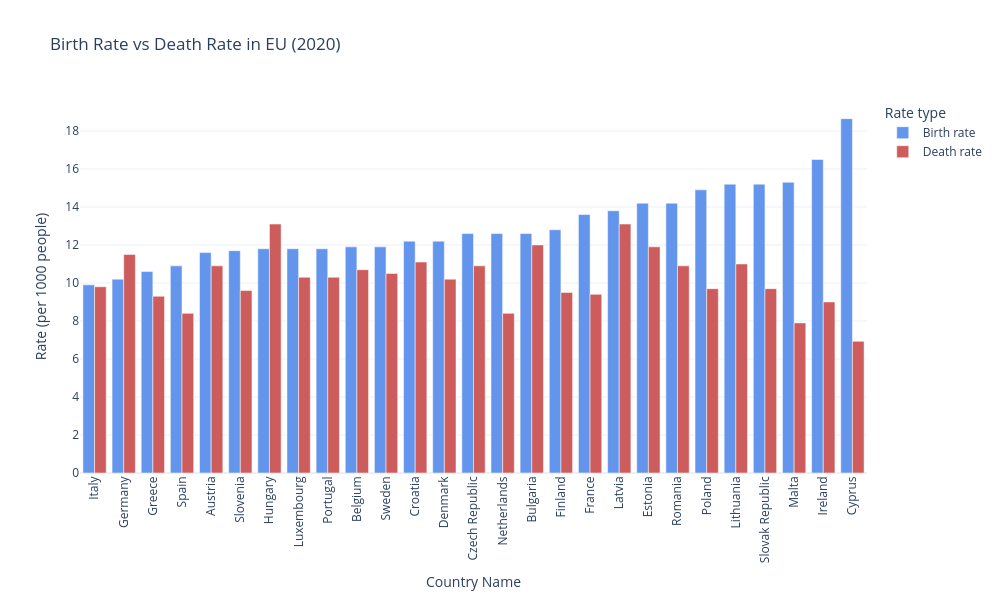

Notebook cell for this chart:
### Code cell
import plotly.express as px

codes_eu = [
    'AUT','BEL','BGR','HRV','CYP','CZE','DNK','EST','FIN','FRA',
    'DEU','GRC','HUN','IRL','ITA','LVA','LTU','LUX','NLD','POL',
    'PRT','ROU','SVK','SVN','ESP','SWE', 'MLT'
]

df_2020 = df[df['year'] == 2020]
df_eu = df_2020[df_2020['Country Code'].isin(codes_eu)]
df_plot = df_eu[['Country Name', 'Birth rate, crude (per 1,000 people)', 'Death rate, crude (per 1,000 people)']]
df_sorted = df_plot.sort_values('Birth rate, crude (per 1,000 people)')

# Unpivot a DataFrame from wide to long format
df_long = df_sorted.melt(id_vars = 'Country Name', var_name = 'Variable', value_name = 'Rate')
df_long['Variable'] = df_long['Variable'].replace({
    'Birth rate, crude (per 1,000 people)': 'Birth rate',
    'Death rate, crude (per 1,000 people)': 'Death rate'
})

fig = px.bar(
    df_long,
    x = 'Country Name',
    y = 'Rate',
    color = 'Variable',
    hover_name='Country Name',
    hover_data={'Country Name': False},
    color_discrete_map={
    'Birth rate': 'cornflowerblue',
    'Death rate': 'indianred'
    },
    barmode = 'group',
    template = 'plotly_white',
    title = 'Birth Rate vs Death Rate in EU (2020)',
    width = 1000,
    height = 600
)

fig.update_xaxes(tickangle=270)
fig.update_layout(legend_title_text="Rate type")
fig.update_yaxes(title = 'Rate (per 1000 people)')

fig.show()

### Figure 1 — Plotly figure (JSON) as saved in the notebook; plotly's stock layout.template omitted (floating-point values rounded to 4 significant figures)
{"data": [{"alignmentgroup": "True", "hovertemplate": "<b>%{hovertext}</b><br><br>Variable=Birth rate<br>Rate=%{y}<extra></extra>", "hovertext": ["Italy", "Germany", "Greece", "Spain", "Austria", "Slovenia", "Hungary", "Luxembourg", "Portugal", "Belgium", "Sweden", "Croatia", "Denmark", "Czech Republic", "Netherlands", "Bulgaria", "Finland", "France", "Latvia", "Estonia", "Romania", "Poland", "Lithuania", "Slovak Republic", "Malta", "Ireland", "Cyprus"], "legendgroup": "Birth rate", "marker": {"color": "cornflowerblue", "pattern": {"shape": ""}}, "name": "Birth rate", "offsetgroup": "Birth rate", "orientation": "v", "showlegend": true, "textposition": "auto", "type": "bar", "x": ["Italy", "Germany", "Greece", "Spain", "Austria", "Slovenia", "Hungary", "Luxembourg", "Portugal", "Belgium", "Sweden", "Croatia", "Denmark", "Czech Republic", "Netherlands", "Bulgaria", "Finland", "France", "Latvia", "Estonia", "Romania", "Poland", "Lithuania", "Slovak Republic", "Malta", "Ireland", "Cyprus"], "xaxis": "x", "y": [9.9, 10.2, 10.6, 10.9, 11.6, 11.7, 11.8, 11.8, 11.8, 11.9, 11.9, 12.2, 12.2, 12.6, 12.6, 12.6, 12.8, 13.6, 13.8, 14.2, 14.2, 14.9, 15.2, 15.2, 15.3, 16.5, 18.65], "yaxis": "y"}, {"alignmentgroup": "True", "hovertemplate": "<b>%{hovertext}</b><br><br>Variable=Death rate<br>Rate=%{y}<extra></extra>", "hovertext": ["Italy", "Germany", "Greece", "Spain", "Austria", "Slovenia", "Hungary", "Luxembourg", "Portugal", "Belgium", "Sweden", "Croatia", "Denmark", "Czech Republic", "Netherlands", "Bulgaria", "Finland", "France", "Latvia", "Estonia", "Romania", "Poland", "Lithuania", "Slovak Republic", "Malta", "Ireland", "Cyprus"], "legendgroup": "Death rate", "marker": {"color": "indianred", "pattern": {"shape": ""}}, "name": "Death rate", "offsetgroup": "Death rate", "orientation": "v", "showlegend": true, "textposition": "auto", "type": "bar", "x": ["Italy", "Germany", "Greece", "Spain", "Austria", "Slovenia", "Hungary", "Luxembourg", "Portugal", "Belgium", "Sweden", "Croatia", "Denmark", "Czech Republic", "Netherlands", "Bulgaria", "Finland", "France", "Latvia", "Estonia", "Romania", "Poland", "Lithuania", "Slovak Republic", "Malta", "Ireland", "Cyprus"], "xaxis": "x", "y": [9.8, 11.5, 9.3, 8.4, 10.9, 9.6, 13.1, 10.3, 10.3, 10.7, 10.5, 11.1, 10.2, 10.9, 8.4, 12.0, 9.5, 9.4, 13.1, 11.9, 10.9, 9.7, 11.0, 9.7, 7.9, 9.0, 6.928], "yaxis": "y"}], "layout": {"barmode": "group", "height": 600, "legend": {"title": {"text": "Rate type"}, "tracegroupgap": 0}, "title": {"text": "Birth Rate vs Death Rate in EU (2020)"}, "width": 1000, "xaxis": {"anchor": "y", "domain": [0, 1], "tickangle": -90, "title": {"text": "Country Name"}}, "yaxis": {"anchor": "x", "domain": [0, 1], "title": {"text": "Rate (per 1000 people)"}}}}
